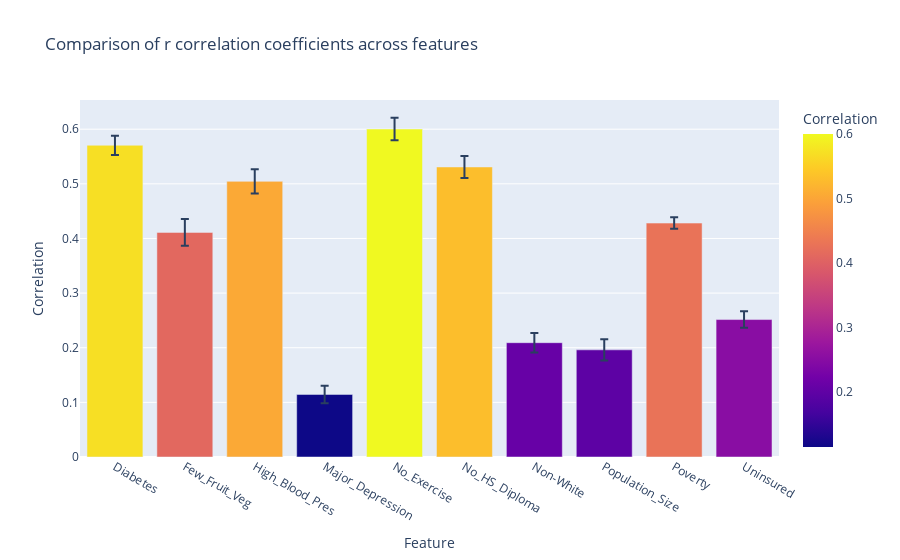

Notebook code cell kept with this figure:
### Code cell
def visualize_descriptives():
    plot = px.bar(obs_corr_vis, title="Comparison of r correlation coefficients across features", y = "mean", error_y = "sem", color="mean",x="group",labels={"mean":"Correlation",
                                                                                           "group":"Feature"})
    return plot

visualize_descriptives()

### Figure 1 — Plotly figure (JSON) as saved in the notebook; plotly's stock layout.template omitted (floating-point values rounded to 4 significant figures)
{"data": [{"alignmentgroup": "True", "error_y": {"array": [0.01764, 0.0246, 0.02204, 0.01593, 0.02045, 0.02028, 0.01773, 0.01942, 0.01056, 0.01509]}, "hovertemplate": "Feature=%{x}<br>Correlation=%{marker.color}<extra></extra>", "legendgroup": "", "marker": {"color": [0.5706, 0.4111, 0.5045, 0.1145, 0.6003, 0.5308, 0.2092, 0.1961, 0.4282, 0.2516], "coloraxis": "coloraxis"}, "name": "", "offsetgroup": "", "orientation": "v", "showlegend": false, "textposition": "auto", "type": "bar", "x": ["Diabetes", "Few_Fruit_Veg", "High_Blood_Pres", "Major_Depression", "No_Exercise", "No_HS_Diploma", "Non-White", "Population_Size", "Poverty", "Uninsured"], "xaxis": "x", "y": [0.5706, 0.4111, 0.5045, 0.1145, 0.6003, 0.5308, 0.2092, 0.1961, 0.4282, 0.2516], "yaxis": "y"}], "layout": {"barmode": "relative", "coloraxis": {"colorbar": {"title": {"text": "Correlation"}}, "colorscale": [[0, "#0d0887"], [0.1111, "#46039f"], [0.2222, "#7201a8"], [0.3333, "#9c179e"], [0.4444, "#bd3786"], [0.5556, "#d8576b"], [0.6667, "#ed7953"], [0.7778, "#fb9f3a"], [0.8889, "#fdca26"], [1, "#f0f921"]]}, "legend": {"tracegroupgap": 0}, "title": {"text": "Comparison of r correlation coefficients across features"}, "xaxis": {"anchor": "y", "domain": [0, 1], "title": {"text": "Feature"}}, "yaxis": {"anchor": "x", "domain": [0, 1], "title": {"text": "Correlation"}}}}
